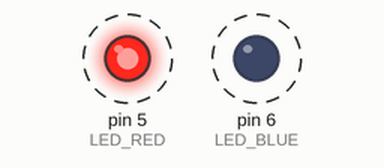
Recording of a sketch running on a simulated Arduino Uno, built with avr-gcc and run on an emulated ATmega328P. On the bench: output pins drawn as LEDs (lit = HIGH). Dashed ring = blinking.

Above: at 0.5 s.
Timing chart, 0 to 4.6 s (numbered marks = the images above):
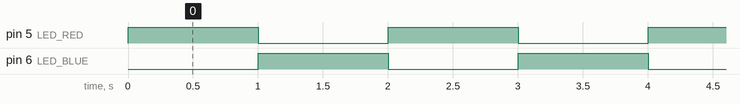

Measured:
- by itself, pin 5 (LED_RED), pin 6 (LED_BLUE): alternates HIGH for 1.0 s and LOW for 1.0 s

The sketch:

1_LEDuri.ino
```cpp
#define LED_RED 5
#define LED_BLUE 6

void setup() {
  pinMode(LED_RED, OUTPUT);
  pinMode(LED_BLUE, OUTPUT);
}

void loop() {
  digitalWrite(LED_RED, HIGH);
  digitalWrite(LED_BLUE, LOW);
  delay(1000);

  digitalWrite(LED_RED, LOW);
  digitalWrite(LED_BLUE, HIGH);
  delay(1000);
}
```
